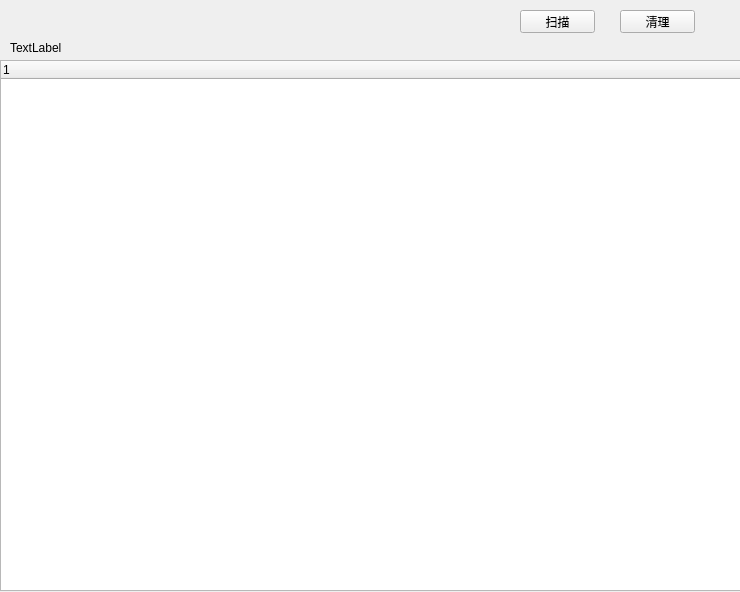
<?xml version="1.0" encoding="UTF-8"?>
<ui version="4.0">
 <class>WidgetDiskClean</class>
 <widget class="QWidget" name="WidgetDiskClean">
  <property name="geometry">
   <rect>
    <x>0</x>
    <y>0</y>
    <width>740</width>
    <height>592</height>
   </rect>
  </property>
  <property name="windowTitle">
   <string>Form</string>
  </property>
  <widget class="QPushButton" name="pushButton_disk_clean">
   <property name="geometry">
    <rect>
     <x>620</x>
     <y>10</y>
     <width>75</width>
     <height>23</height>
    </rect>
   </property>
   <property name="text">
    <string>清理</string>
   </property>
  </widget>
  <widget class="QLabel" name="label_diskclean_file">
   <property name="geometry">
    <rect>
     <x>10</x>
     <y>40</y>
     <width>681</width>
     <height>16</height>
    </rect>
   </property>
   <property name="text">
    <string>TextLabel</string>
   </property>
  </widget>
  <widget class="QTreeWidget" name="treeWidget">
   <property name="geometry">
    <rect>
     <x>0</x>
     <y>60</y>
     <width>741</width>
     <height>531</height>
    </rect>
   </property>
   <column>
    <property name="text">
     <string notr="true">1</string>
    </property>
   </column>
  </widget>
  <widget class="QPushButton" name="pushButton_disk_scan">
   <property name="geometry">
    <rect>
     <x>520</x>
     <y>10</y>
     <width>75</width>
     <height>23</height>
    </rect>
   </property>
   <property name="text">
    <string>扫描</string>
   </property>
  </widget>
 </widget>
 <resources/>
 <connections/>
</ui>
